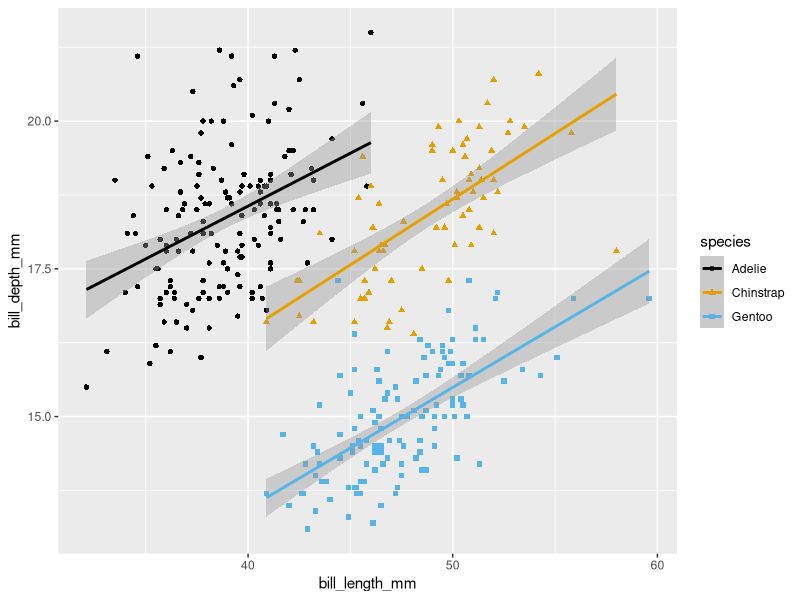
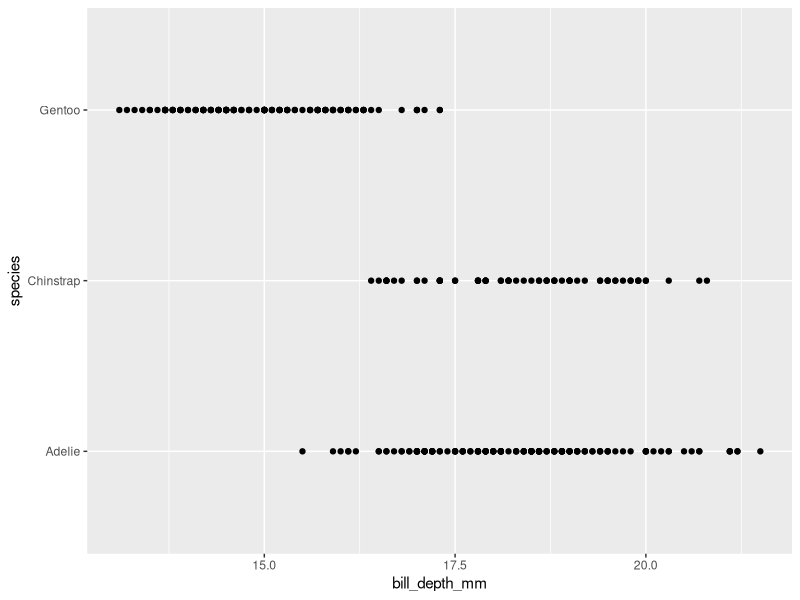

Write R code to recreate these figures, in order. (Note: this script raises an error after producing the figures.)
## ---- chunk 1
#| label: setup

library(palmerpenguins)
library(ggthemes)
library(pracma)  # for pracma::nthroot() in 1.4.3 Exercises
library(tidyverse)
## ---- chunk 2
nrow(penguins)
## ---- chunk 3
ncol(penguins)
## ---- chunk 4
  ggplot(data = penguins,
         aes(x = bill_length_mm, y = bill_depth_mm,
             color = species, shape = species)) +
  geom_point() +
  geom_smooth(method = "lm") +
  scale_color_colorblind()

## ---- chunk 5
  ggplot(data = penguins, aes(x = bill_depth_mm, y = species)) +
  geom_point()
## ---- chunk 6
#| error: true
ggplot(data = penguins) + 
  geom_point()
## ---- chunk 7
  ggplot(data = penguins, aes(x = bill_length_mm, y = bill_depth_mm)) +
  geom_point()
## ---- chunk 8
  ggplot(data = penguins, aes(x = bill_length_mm, y = bill_depth_mm)) +
  geom_point(na.rm = TRUE)
## ---- chunk 9
  ggplot(data = penguins, aes(x = bill_length_mm, y = bill_depth_mm)) +
  geom_point(na.rm = TRUE) +
  labs(
    caption = "Data come from the palmerpenguins package."
  )
## ---- chunk 10
  ggplot(data = penguins, aes(x = body_mass_g, y = flipper_length_mm)) +
  geom_point(aes(color = bill_depth_mm), na.rm = TRUE) +
  geom_smooth(method = "lm", na.rm = TRUE)
## ---- chunk 11
ggplot(
  data = penguins,
  mapping = aes(x = flipper_length_mm, y = body_mass_g, color = island)
) +
  geom_point() +
  geom_smooth(se = FALSE)
## ---- chunk 12
ggplot(
  data = penguins,
  mapping = aes(x = flipper_length_mm, y = body_mass_g)
) +
  geom_point() +
  geom_smooth()

ggplot() +
  geom_point(
    data = penguins,
    mapping = aes(x = flipper_length_mm, y = body_mass_g)
  ) +
  geom_smooth(
    data = penguins,
    mapping = aes(x = flipper_length_mm, y = body_mass_g)
  )
## ---- chunk 13
  ggplot(penguins, aes(y = species)) +
  geom_bar()
## ---- chunk 14
ggplot(penguins, aes(x = species)) +
  geom_bar(color = "red")

ggplot(penguins, aes(x = species)) +
  geom_bar(fill = "red")
## ---- chunk 15
bins <- as.integer(pracma::nthroot(nrow(diamonds), 3) * 2)  # Rice's rule
bin_width <- (max(diamonds$carat) - min(diamonds$carat)) / bins
ggplot(diamonds, aes(x = carat)) +
  geom_histogram(binwidth = bin_width)
